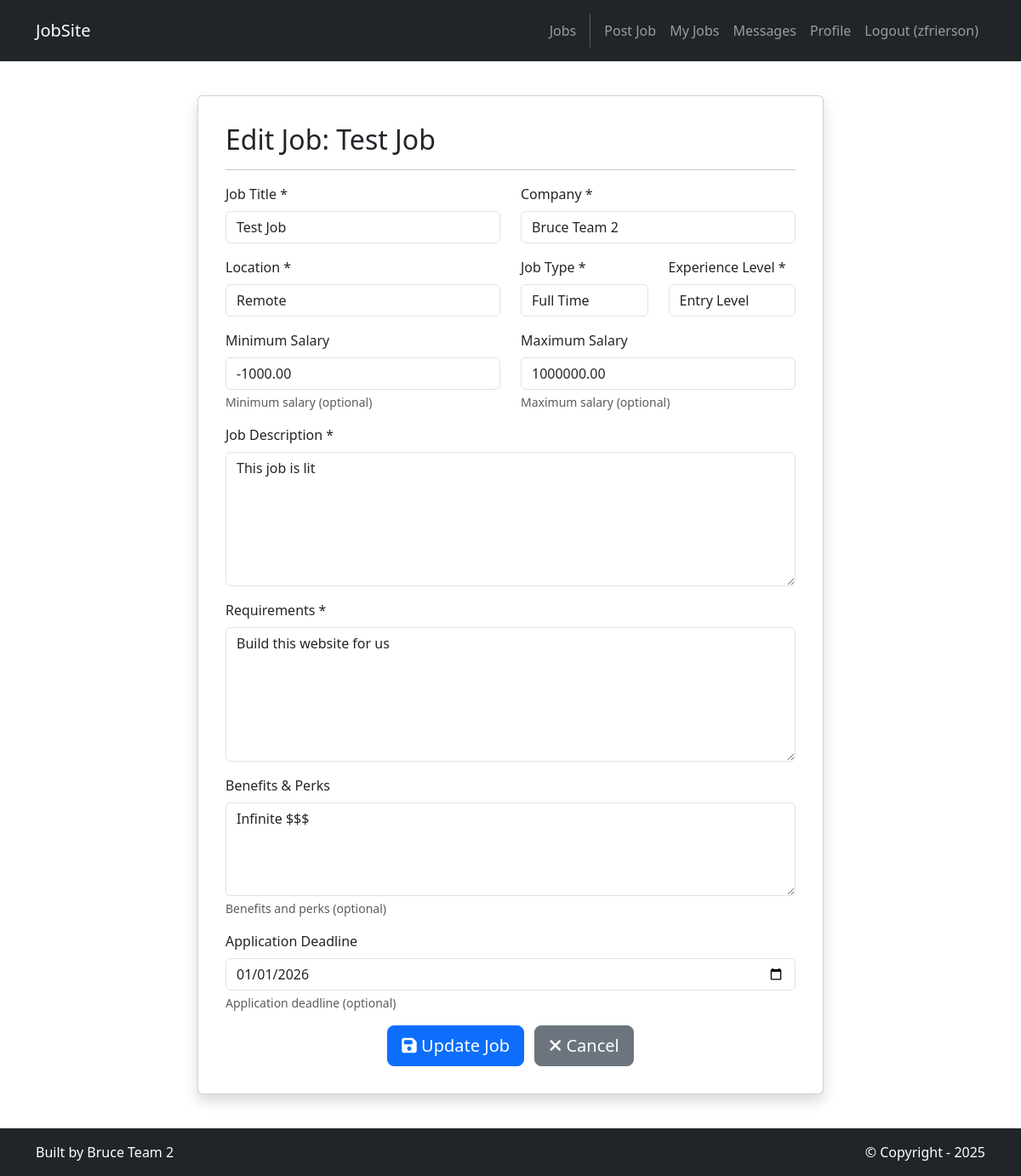
Page /jobs/1/edit/ (signed in) on the committed database.
### jobs/models.py (models this page shows, shortened)
class Job(models.Model):
    JOB_TYPES = [
        ('full-time', 'Full Time'),
        ('part-time', 'Part Time'),
        ('contract', 'Contract'),
        ('internship', 'Internship'),
        ('freelance', 'Freelance'),
    ]
    EXPERIENCE_LEVELS = [
        ('entry', 'Entry Level'),
        ('mid', 'Mid Level'),
        ('senior', 'Senior Level'),
        ('executive', 'Executive'),
    ]
    title = models.CharField(max_length=200)
    company = models.CharField(max_length=200)
    location = models.CharField(max_length=200)
    job_type = models.CharField(max_length=20, choices=JOB_TYPES, default='full-time')
    experience_level = models.CharField(max_length=20, choices=EXPERIENCE_LEVELS, default='entry')
    salary_min = models.DecimalField(max_digits=10, decimal_places=2, null=True, blank=True)
    salary_max = models.DecimalField(max_digits=10, decimal_places=2, null=True, blank=True)
    description = models.TextField()
    requirements = models.TextField()
    benefits = models.TextField(blank=True)
    posted_by = models.ForeignKey(User, on_delete=models.CASCADE, related_name='posted_jobs')
    created_at = models.DateTimeField(default=timezone.now)
    updated_at = models.DateTimeField(auto_now=True)
    is_active = models.BooleanField(default=True)
    application_deadline = models.DateField(null=True, blank=True)
    class Meta:
        ordering = ['-created_at']

### jobs/views.py (the view)
# urls.py: path('<int:job_id>/edit/', views.edit_job, name='jobs.edit'),
@login_required
def edit_job(request, job_id):
    try:
        if not request.user.profile.is_recruiter:
            messages.error(request, 'Only recruiters can edit job postings.')
            return redirect('jobs.list')
    except:
        messages.error(request, 'Profile not found. Please contact support.')
        return redirect('home.index')
    job = get_object_or_404(Job, id=job_id, posted_by=request.user)
    template_data = {
        'title': f'Edit {job.title}',
    }
    if request.method == 'POST':
        form = JobForm(request.POST, instance=job)
        if form.is_valid():
            form.save()
            messages.success(request, 'Job updated successfully!')
            return redirect('jobs.detail', job_id=job.id)
    else:
        form = JobForm(instance=job)
    template_data['form'] = form
    template_data['job'] = job
    return render(request, 'jobs/edit_job.html', {'template_data': template_data})

### accounts/models.py (called while the page is built)
    @property
    def is_recruiter(self):
        return self.user_type == 'recruiter'

### jobs/templates/jobs/edit_job.html (shortened to what this page needs)
{% extends 'base.html' %}
{% block content %}
<div class="p-3 mt-4">
  <div class="container">
    <div class="row justify-content-center">
      <div class="col-md-8">
        <div class="card shadow p-3 mb-4 rounded">
          <div class="card-body">
            <h2>Edit Job: {{ template_data.job.title }}</h2>
            <hr />
            <form method="POST">
              <div class="row">
                <div class="col-md-6 mb-3">
                  <label for="{{ template_data.form.title.id_for_label }}" class="form-label">Job Title *</label>
                  {{ template_data.form.title }}
                </div>
                <div class="col-md-6 mb-3">
                  <label for="{{ template_data.form.company.id_for_label }}" class="form-label">Company *</label>
                  {{ template_data.form.company }}
                </div>
              </div>
              <div class="row">
                <div class="col-md-6 mb-3">
                  <label for="{{ template_data.form.location.id_for_label }}" class="form-label">Location *</label>
                  {{ template_data.form.location }}
                </div>
                <div class="col-md-3 mb-3">
                  <label for="{{ template_data.form.job_type.id_for_label }}" class="form-label">Job Type *</label>
                  {{ template_data.form.job_type }}
                </div>
                <div class="col-md-3 mb-3">
                  <label for="{{ template_data.form.experience_level.id_for_label }}" class="form-label">Experience Level *</label>
                  {{ template_data.form.experience_level }}
                </div>
              </div>
              <div class="row">
                <div class="col-md-6 mb-3">
                  <label for="{{ template_data.form.salary_min.id_for_label }}" class="form-label">Minimum Salary</label>
                  {{ template_data.form.salary_min }}
                  <div class="form-text">{{ template_data.form.salary_min.help_text }}</div>
                </div>
                <div class="col-md-6 mb-3">
                  <label for="{{ template_data.form.salary_max.id_for_label }}" class="form-label">Maximum Salary</label>
                  {{ template_data.form.salary_max }}
                  <div class="form-text">{{ template_data.form.salary_max.help_text }}</div>
                </div>
              </div>
              <div class="mb-3">
                <label for="{{ template_data.form.description.id_for_label }}" class="form-label">Job Description *</label>
                {{ template_data.form.description }}
              </div>
              <div class="mb-3">
                <label for="{{ template_data.form.requirements.id_for_label }}" class="form-label">Requirements *</label>
                {{ template_data.form.requirements }}
              </div>
              <div class="mb-3">
                <label for="{{ template_data.form.benefits.id_for_label }}" class="form-label">Benefits & Perks</label>
                {{ template_data.form.benefits }}
                <div class="form-text">{{ template_data.form.benefits.help_text }}</div>
              </div>
              <div class="mb-3">
                <label for="{{ template_data.form.application_deadline.id_for_label }}" class="form-label">Application Deadline</label>
                {{ template_data.form.application_deadline }}
                <div class="form-text">{{ template_data.form.application_deadline.help_text }}</div>
              </div>
              <div class="text-center">
                <button type="submit" class="btn btn-primary btn-lg">
                  <i class="fas fa-save"></i> Update Job
                </button>
                <a href="{% url 'jobs.detail' template_data.job.id %}" class="btn btn-secondary btn-lg ms-2">
                  <i class="fas fa-times"></i> Cancel
                </a>
              </div>
            </form>
          </div>
        </div>
      </div>
    </div>
  </div>
</div>
{% endblock content %}

### jobsite/templates/base.html (shortened to what this page needs)
<!DOCTYPE html>
<html>
  {% load static %}
  <head>
    <link href="https://cdn.jsdelivr.net/npm/bootstrap@5.3.3/dist/css/bootstrap.min.css" rel="stylesheet">
    <link rel="stylesheet" href="https://cdnjs.cloudflare.com/ajax/libs/font-awesome/6.1.1/css/all.min.css">
  </head>
  <body>
    <nav class="p-3 navbar navbar-dark bg-dark navbar-expand-lg">
      <div class="container">
        <a class="navbar-brand" href="{% url 'home.index' %}">
          <p class="mb-0">JobSite</p>
        </a>
        <div class="collapse navbar-collapse" id="navbarNavAltMarkup">
          <div class="navbar-nav ms-auto navbar-ml">
            <a class="nav-link" href="{% url 'jobs.list' %}">Jobs</a>
            {% if user.is_authenticated %}
              {% if user.profile.is_recruiter %}
                <a class="nav-link" href="{% url 'jobs.create' %}">Post Job</a>
                <a class="nav-link" href="{% url 'jobs.my_jobs' %}">My Jobs</a>
              {% elif user.profile.is_job_seeker %}
                <a class="nav-link" href="{% url 'jobs.my_applications' %}">My Applications</a>
              {% endif %}
              <a class="nav-link" href="{% url 'messaging:inbox' %}">Messages</a>
              <a class="nav-link" href="{% url 'accounts.profile' user.username %}">Profile</a>
              <a class="nav-link" href="{% url 'accounts.logout' %}">Logout ({{ user.username }})</a>
            {% else %}
              <a class="nav-link" href="{% url 'accounts.login' %}">Login</a>
              <a class="nav-link" href="{% url 'accounts.signup' %}">Sign Up</a>
            {% endif %}
          </div>
        </div>
      </div>
    </nav>
    <div>
      {% block content %}
      {% endblock content %}
    </div>
    <section class="p-3 ms-footer-bottom bg-dark">
      <div class="container d-flex justify-content-between">
        <div class="me-5 text-white">
          <span>Built by Bruce Team 2</span>
        </div>
        <div class="text-white">
          <span>© Copyright - 2025</span>
        </div>
      </div>
    </section>
  </body>
</html>

### rows in the picture
Job: job "Test Job", title "Test Job", company "Bruce Team 2", location "Remote", job_type "Full Time", experience_level "Entry Level", salary_min "-1000.00", salary_max "1000000.00", description "This job is lit", requirements "Build this website for us", benefits "Infinite $$$", application_deadline "01/01/2026"

### other values in the picture
{{ user.username }} "zfrierson"
{{ template_data.form.salary_min.help_text }} "Minimum salary (optional)"
{{ template_data.form.salary_max.help_text }} "Maximum salary (optional)"
{{ template_data.form.benefits.help_text }} "Benefits and perks (optional)"
{{ template_data.form.application_deadline.help_text }} "Application deadline (optional)"
